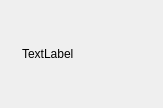
<?xml version="1.0" encoding="UTF-8"?>
<ui version="4.0">
 <class>QColorFieldClass</class>
 <widget class="QWidget" name="QColorFieldClass">
  <property name="geometry">
   <rect>
    <x>0</x>
    <y>0</y>
    <width>163</width>
    <height>108</height>
   </rect>
  </property>
  <property name="windowTitle">
   <string>QColorField</string>
  </property>
  <layout class="QHBoxLayout" name="horizontalLayout">
   <item>
    <widget class="QLabel" name="label">
     <property name="sizePolicy">
      <sizepolicy hsizetype="Fixed" vsizetype="Fixed">
       <horstretch>0</horstretch>
       <verstretch>0</verstretch>
      </sizepolicy>
     </property>
     <property name="text">
      <string>TextLabel</string>
     </property>
    </widget>
   </item>
   <item>
    <widget class="QWidget" name="textureArea" native="true">
     <property name="sizePolicy">
      <sizepolicy hsizetype="Fixed" vsizetype="Fixed">
       <horstretch>0</horstretch>
       <verstretch>0</verstretch>
      </sizepolicy>
     </property>
     <property name="minimumSize">
      <size>
       <width>50</width>
       <height>24</height>
      </size>
     </property>
     <property name="maximumSize">
      <size>
       <width>50</width>
       <height>24</height>
      </size>
     </property>
    </widget>
   </item>
  </layout>
 </widget>
 <layoutdefault spacing="6" margin="11"/>
 <resources/>
 <connections/>
</ui>
